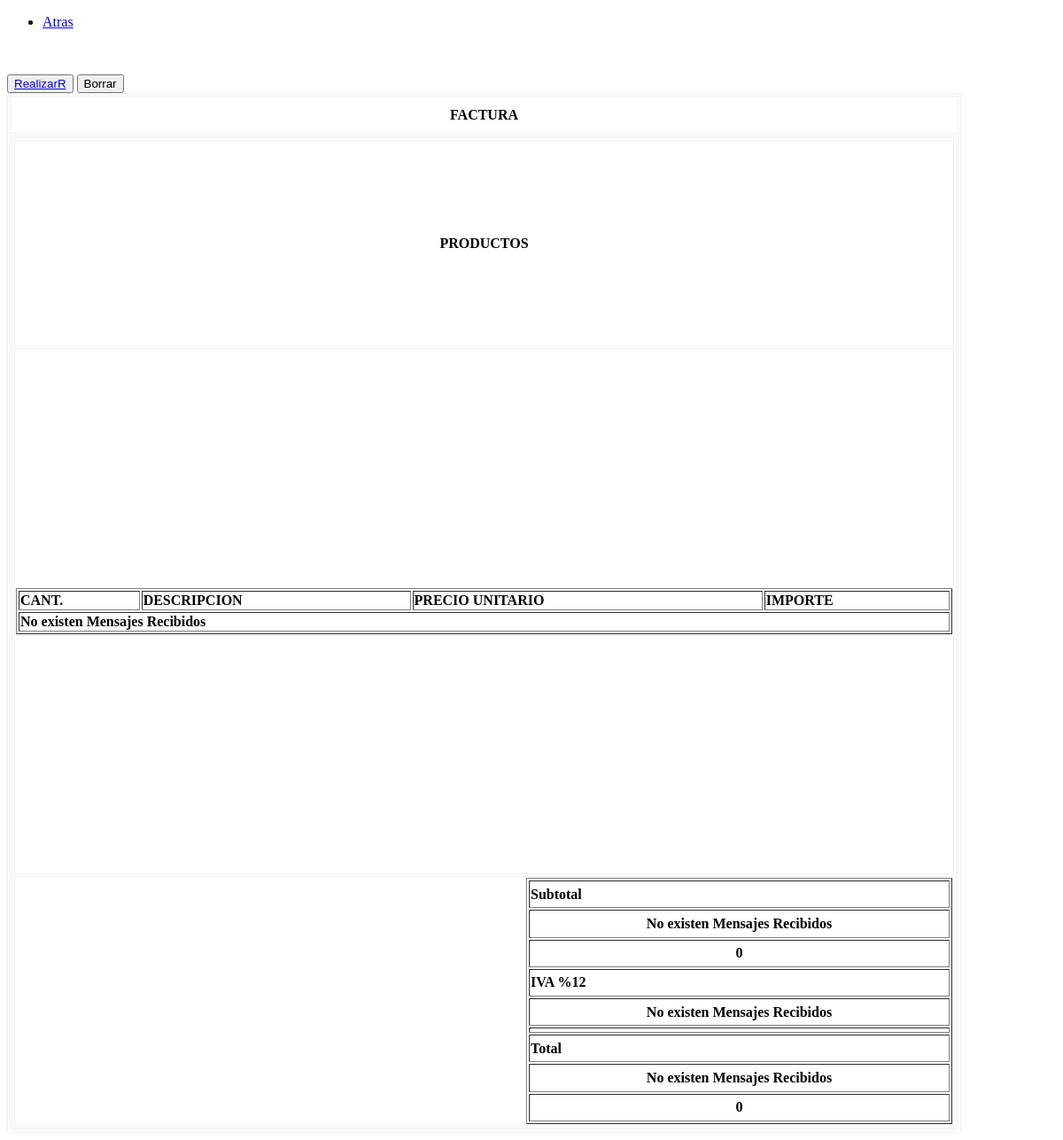
/admin/vista/factura.php, run on an earlier commit of the app's database.
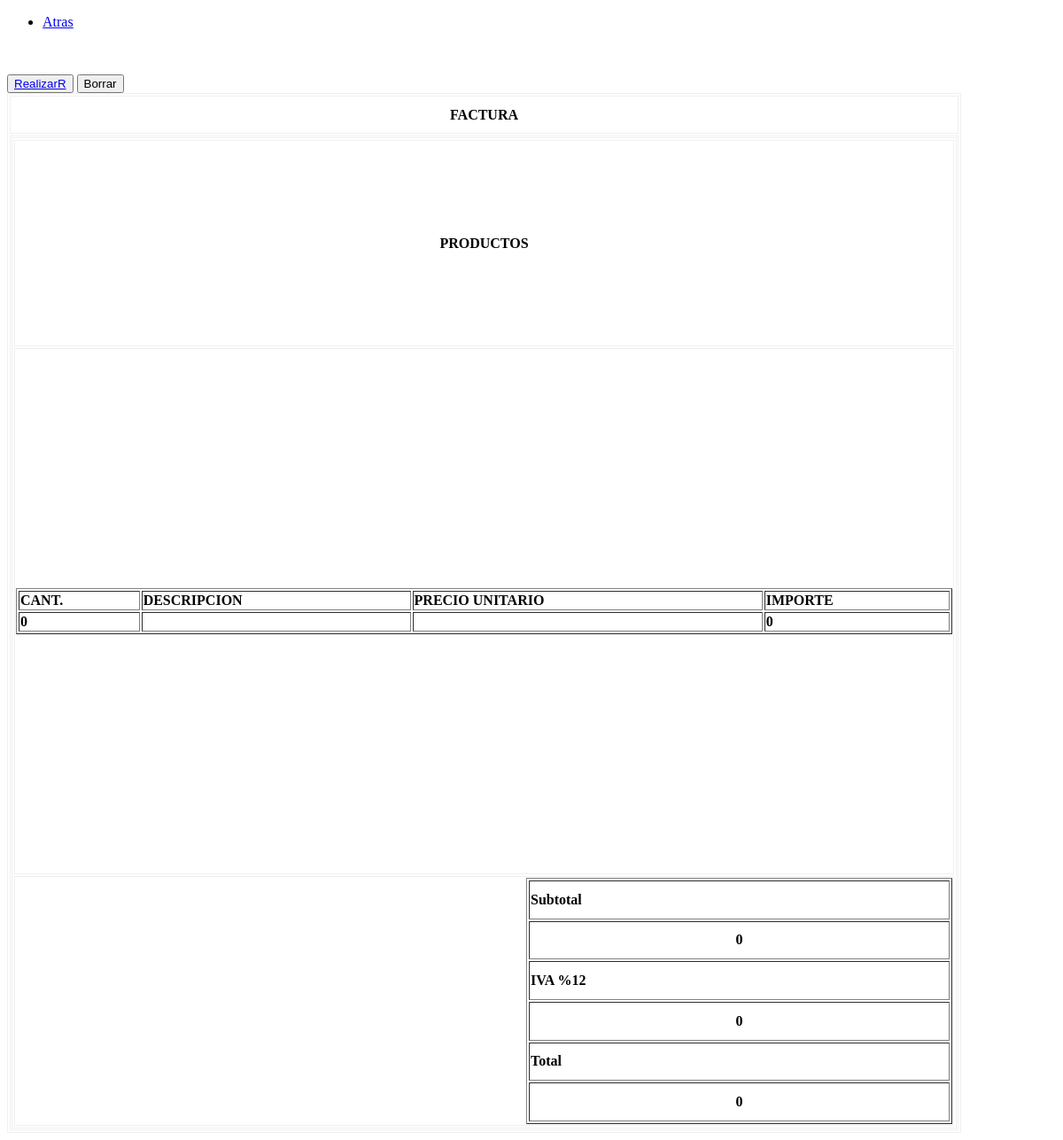
And on a later commit of the database.
### tables this page shows
CREATE TABLE `pedidos` (
  `ped_id` int(11) NOT NULL,
  `pro_id` int(11) NOT NULL,
  `cod_usuario` int(11) NOT NULL,
  `ped_cantidad` int(11) NOT NULL,
  `ped_estado` varchar(11) NOT NULL
);

### admin/vista/factura.php (the view, shortened to what this page needs)
<!DOCTYPE html
    PUBLIC "-//W3C//DTD XHTML 1.0 Transitional//EN" "http://www.w3.org/TR/xhtml1/DTD/xhtml1-transitional.dtd">
<html xmlns="http://www.w3.org/1999/xhtml">
<head>
</head>
<body>
<?php
        $mail = $_GET["mail"];
        $codio =$_GET["codio"];
    ?>
    <header>
        <nav>
            <ul>
                <li> <a href="vista/comprar.php?mail=<?php echo "$mail"; ?>&codigo=<?php echo $codio;?>">Atras</a> </li>
            </ul>
        </nav>
    </header>
    <p align="center">&nbsp;</p>
    <table width="1069" height="325" border="1" bordercolor="#F0F0F0" bgcolor="#FFFFFF" action="com.php">
        <tr background="">
            <th width="800" height="39" bgcolor="#FFFFFF" scope="col">FACTURA</th>
        </tr>
        <tr>
            <th height="42" background="" bgcolor="#FFFFFF" scope="col">
                <table width="1067" height="1119" border="1" align="center" bordercolor="#F0F0F0">
                    <tr>
                        <td colspan="5" class="Estilo9">
                            <div align="center">PRODUCTOS</div>
                        </td>
                    </tr>
                    <tr>
                        <td colspan="5" class="Estilo9">
                            <div align="center" class="Estilo11">
                                <table width="100%" border="1" align="center">
                                    <td>CANT.</td>
                                    <td>DESCRIPCION</td>
                                    <td>PRECIO UNITARIO</td>
                                    <td>IMPORTE</td>
                                    <?php
                                    $codio= $_GET['codio'];
                                    include '../config/conexionDB.php';
                                    $sql    = "SELECT * FROM pedidos WHERE cod_usuario = '$codio';";
                                    $result = $conn->query($sql);
                                    if ($result->num_rows > 0) {
                                        while ($row = $result->fetch_assoc()) {
                                            $pro     = $row["pro_id"];
                                            $sql2    = "SELECT * FROM productos WHERE prod_id = '$pro';";
                                            $result2 = $conn->query($sql2);
                                            $rl      = mysqli_fetch_assoc($result2);
                                            $rlt = $rl["prod_caracteristica"];
                                            $rlt2 = $rl["prod_precio"];
                                            $rlt3 = $row["ped_cantidad"];
                                            $importe = $rlt2*$rlt3;
                                            echo "<tr>";
                                            echo "<td>" . $rlt3 ."</td>";
                                            echo "<td>" . $rlt . "</td>";
                                            echo "<td>" . $rlt2 . "</td>";
                                            echo "<td>" . $importe . "</td>";
                                            echo "</tr>";
                                        }
                                    } else {
                                        echo "<tr>";
                                        echo " <td colspan='4'> No existen Mensajes Recibidos</td>";
                                        echo "</tr>";
                                    }
                                    ?>
                                </table>
                            </div>
                        </td>
                    </tr>
                    <tr>
                        <td height="62" colspan="2" class="Estilo9">
                            <table width="481" height="278" border="1" align="right">
                                <tr>
                                    <td>
                                        <div align="left">Subtotal</div>
                                    </td>
                                    <?php
                                    include '../config/conexionDB.php';
                                    $sql    = "SELECT * FROM pedidos WHERE cod_usuario = '$codio';";
                                    $result = $conn->query($sql);
                                    $sub2 = 0 ;
                                    if ($result->num_rows > 0) {
                                        while ($row = $result->fetch_assoc()) {
                                            $pro     = $row["pro_id"];
                                            $sql2    = "SELECT * FROM productos WHERE prod_id = '$pro';";
                                            $result2 = $conn->query($sql2);
                                            $rl      = mysqli_fetch_assoc($result2);
                                            $rlt4 =  $rl["prod_precio"];
                                            $sub2 += $rlt4;
                                        }
                                    } else {
                                        echo "<tr>";
                                        echo " <td colspan='4'> No existen Mensajes Recibidos</td>";
                                        echo "</tr>";
                                    }
                                        echo "<tr>";
                                        echo "<td>" . $sub2 . "</td>";
                                        echo "</tr>";
                                    ?>
                                </tr>
                                <tr>
                                    <td>
                                        <div align="left">IVA %12</div>
                                    </td>
                                    <?php
                                    include '../config/conexionDB.php';
                                    $sql    = "SELECT * FROM pedidos WHERE cod_usuario = '$codio';";
                                    $result = $conn->query($sql);
                                    $sub2 = 0 ;
                                    if ($result->num_rows > 0) {
                                        while ($row = $result->fetch_assoc()) {
                                            $pro     = $row["pro_id"];
                                            $sql2    = "SELECT * FROM productos WHERE prod_id = '$pro';";
                                            $result2 = $conn->query($sql2);
                                            $rl      = mysqli_fetch_assoc($result2);
                                            $rlt4 = $rl["prod_precio"];
                                            $sub2 += $rlt4;
                                            $iva = ($sub2*12)/100;
                                        }
                                    } else {
                                        echo "<tr>";
                                        echo " <td colspan='4'> No existen Mensajes Recibidos</td>";
                                        echo "</tr>";
                                    }
                                    echo "<tr>";
                                    echo "<td>" . $iva . "</td>";
                                    echo "</tr>";
                                    ?>
                                </tr>
                                <tr>
                                    <td>
                                        <div align="left">Total</div>
                                    </td>
                                    <?php
                                    include '../config/conexionDB.php';
                                    $sql    = "SELECT * FROM pedidos WHERE cod_usuario = '$codio';";
                                    $result = $conn->query($sql);
                                    $sub2 = 0 ;
                                    if ($result->num_rows > 0) {
                                        while ($row = $result->fetch_assoc()) {
                                            $pro     = $row["pro_id"];
                                            $sql2    = "SELECT * FROM productos WHERE prod_id = '$pro';";
                                            $result2 = $conn->query($sql2);
                                            $rl      = mysqli_fetch_assoc($result2);
                                            $rlt4 = $rl["prod_precio"];
                                            $sub2 += $rlt4;
                                            $iva = ($sub2*12)/100;
                                        }
                                    }else{
                                        echo "<tr>";
                                        echo " <td colspan='4'> No existen Mensajes Recibidos</td>";
                                        echo "</tr>";
                                    }
                                    $total = $sub2 + $iva;
                                    echo "<tr>";
                                    echo "<td>" . $total . "</td>";
                                    echo "</tr>";
                                    ?>
                                </tr>
                            </table>
                        </td>
                    </tr>
                </table>
            </th>
            <div>
            <button type="button" class="btn btn-default"><a href="com.php">RealizarR</a></button>
            <input class="btn" id="borrar" name="borrar" type="Reset" value="Borrar">
        </div>
        </tr>
    </table>
<body>
</html>

### admin/vista/factura.php (style rules this page uses)
body { background-image: url(); }
.Estilo9 { color: 1 }
.Estilo11 { font-weight: bold }

What changed in the data, as far as the page shows it:
added pedidos: ped_cantidad "0"
Also different on the page:
$iva: (not shown) → "0"
text no longer shown: "No existen Mensajes Recibidos No existen Mensajes Recibidos No existen Mensajes Recibidos No existen Mensajes Recibidos"
